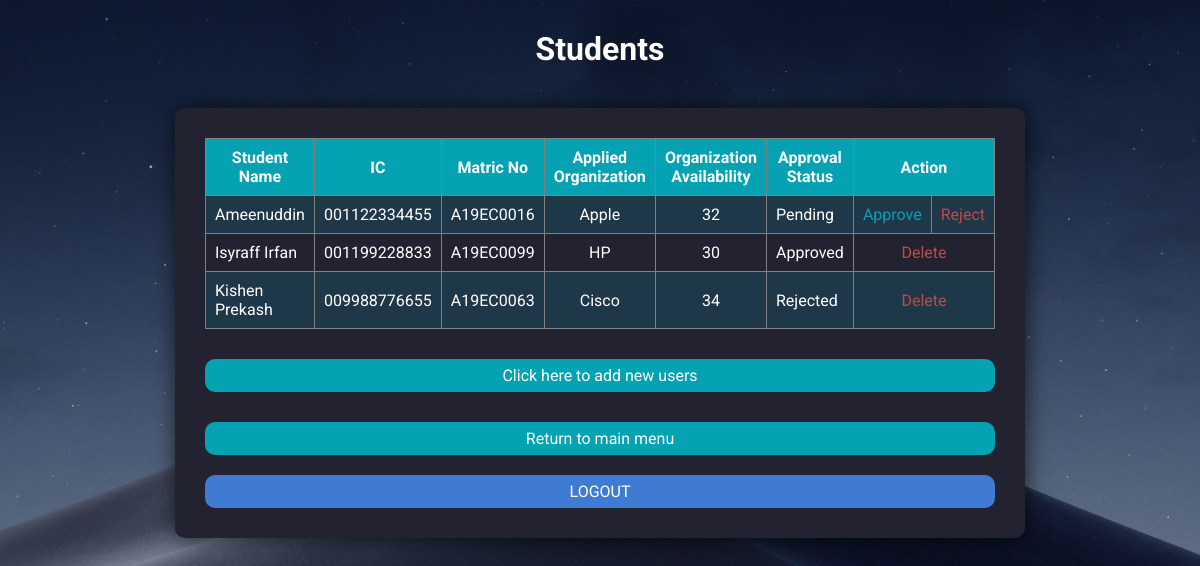
Screenshot of /application_list.php (signed in) with the database file from the repository.
### tables this page shows
CREATE TABLE `applications` (
  `applicationId` int(4) NOT NULL,
  `studentid` int(4) UNSIGNED NOT NULL,
  `organizationid` int(4) UNSIGNED NOT NULL,
  `status` bit(1) DEFAULT NULL
);

CREATE TABLE `students` (
  `id` int(4) UNSIGNED NOT NULL,
  `name` varchar(150) DEFAULT NULL,
  `ic` varchar(12) DEFAULT NULL,
  `matric` varchar(30) DEFAULT NULL,
  `userid` int(4) UNSIGNED NOT NULL
);

CREATE TABLE `organizations` (
  `organization_id` int(4) UNSIGNED NOT NULL,
  `organizationName` varchar(150) DEFAULT NULL,
  `slot` int(11) DEFAULT NULL
);

### application_list.php (the view, shortened to what this page needs)
<?php
require("config.php");
?>
<html>
<head>
	<link rel="stylesheet" href="style.css">
</head>
<body>
  <h1>Students</h1>
	<div>
  <?php
  $sql = "SELECT * FROM applications
    LEFT JOIN students
    ON students.id = applications.studentid
    LEFT JOIN organizations
    ON organizations.organization_id = applications.organizationid
    ORDER BY FIELD(status, NULL, 1, 0)";
   $result = mysqli_query($connection, $sql);
   if (mysqli_num_rows($result) > 0) { 	?>
  <table width="790" border="1" cellspacing="0" cellpadding="9">
  <tr class="row1">
    <td align="center"><strong>Student Name</strong></td>
    <td align="center"><strong>IC</strong></td>
    <td align="center"><strong>Matric No</strong></td>
    <td align="center"><strong>Applied Organization</strong></td>
    <td align="center"><strong>Organization Availability</strong></td>
    <td align="center" ><strong>Approval Status</strong></td>
		<td align="center" colspan="2"><strong>Action</strong></td>
  </tr>
  <?php
    while($rows = mysqli_fetch_assoc($result)) {
  ?>
    <tr>
      <td><?php echo $rows['name']; ?></td>
      <td align="center"><?php echo $rows['ic']; ?></td>
      <td align="center"><?php echo $rows['matric']; ?></td>
      <td align="center"><?php echo $rows['organizationName']; ?></td>
      <td align="center"><?php echo $rows['slot']; ?></td>
      <?php if (is_null($rows['status'])) { ?>
        <td>Pending</td>
        <td class="app" align="center"> <a href="approve.php?id=<?php echo $rows['applicationId'] ?>">Approve</a> </td>
				<td class="rej" align="center"> <a href="reject.php?id=<?php echo $rows['applicationId'] ?>">Reject</a> </td>
      <?php } else if ($rows['status'] == 1) { ?>
        <td>Approved</td>
				<td colspan="2" class="del" align="center"> <a href="delete_applicants.php?id=<?php echo $rows['applicationId'] ?>">Delete</a> </td>
      <?php } else { ?>
        <td>Rejected</td>
				<td colspan="2" class="del" align="center"> <a href="delete_applicants.php?id=<?php echo $rows['applicationId'] ?>">Delete</a> </td>
      <?php } ?>
  </tr>
  <?php }
  } else {
    echo "<h3>There are no records to show</h3>";
  }
   ?>
 </table>
  <?php if ($_SESSION['LEVEL'] == 1) { ?>
    <a class='choice'href="new_user.php">Click here to add new users</a>
  <?php } ?>
  <a class='choice'href="main.php">Return to main menu</a>
  <a class='logout'href="logout.php">LOGOUT</a>
	</div>
</body>
</html>

### style.css (style rules this page uses)
body { font-family: 'Roboto', sans-serif; color: white; background-image: url("image1.png"); background-repeat:no-repeat; background-size:cover; }
div { width: 790px; margin: 40px auto; background-color:#222230; box-shadow: 1px 1px 22px 0px rgba(0,0,0,0.67); padding: 30px; border-radius: 10px; }
h1 { text-align: center; font-weight: bold; margin-top:30px; }
a { text-decoration: none; color: white; }
.choice { display: flex; justify-content: center; background-color:#04a2b3; color: white; margin-top: 30px ; padding: 7px; border-radius: 10px; text-align: center; }
.logout { display: flex; justify-content: center; background-color:#3f7bd2; margin-top:20px; padding: 7px; border-radius: 10px; }
.del a { color: #c2484b; }
.rej a { color: #c2484b; }
.app a { color: #04a2b3; }
table { border-collapse: collapse; }
table tr:nth-child(even) { background-color: #1e384a; }
.row1 { background-color: #04a2b3; }

### rows the page displays
applications: studentid.name "Ameenuddin", studentid.ic "001122334455", studentid.matric "A19EC0016", organizationid.organizationName "Apple", organizationid.slot "32"
applications: studentid.name "Isyraff Irfan", studentid.ic "001199228833", studentid.matric "A19EC0099", organizationid.organizationName "HP", organizationid.slot "30"
applications: studentid.name "Kishen Prekash", studentid.ic "009988776655", studentid.matric "A19EC0063", organizationid.organizationName "Cisco", organizationid.slot "34"
